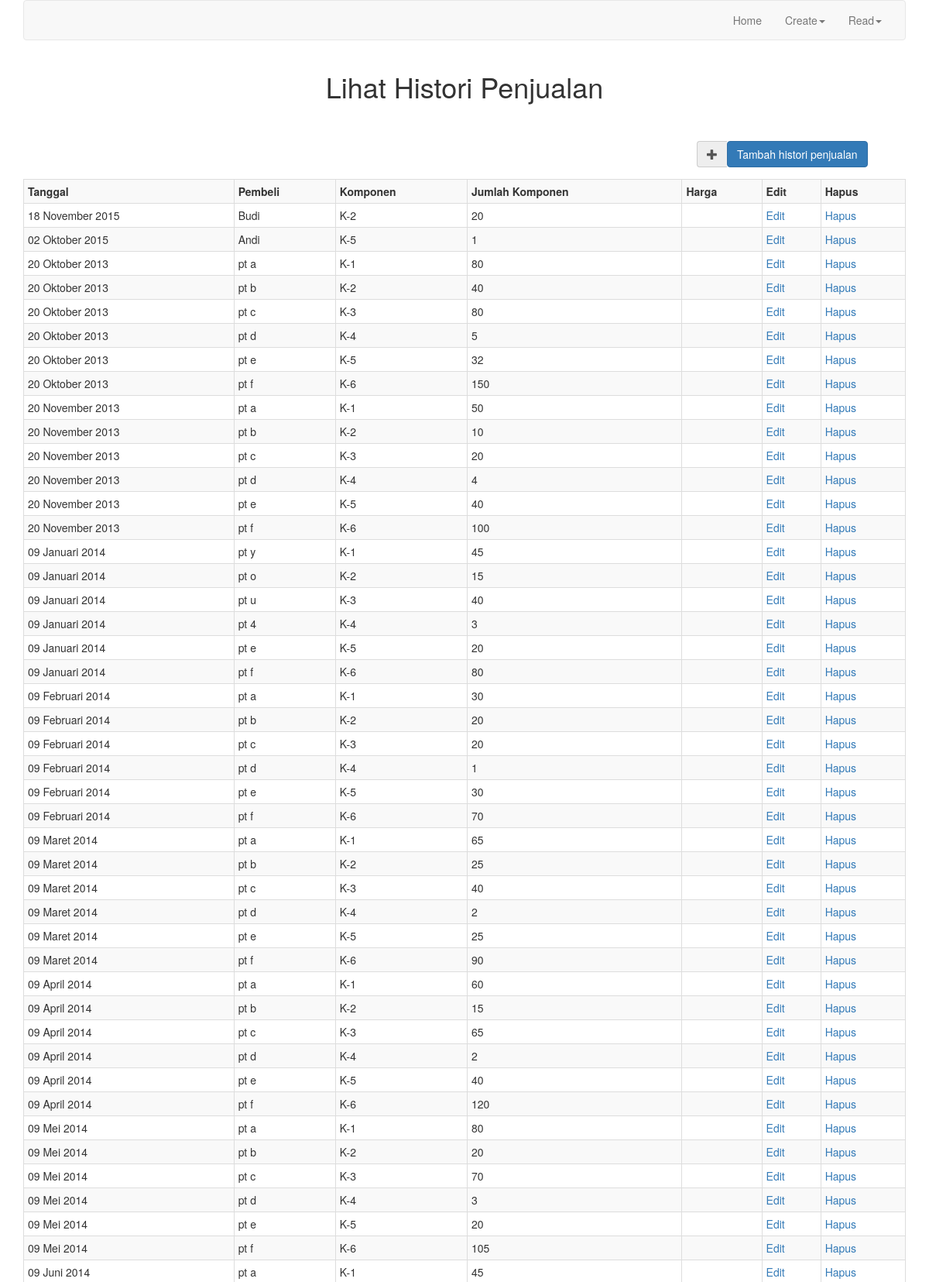
The page /index.php/welcome/read_histori (upper part) on the database its author committed.
### tables this page shows
CREATE TABLE IF NOT EXISTS `histori_penjualan` (
  `id` int(6) NOT NULL AUTO_INCREMENT,
  `tanggal` date NOT NULL,
  `pembeli` varchar(100) NOT NULL,
  `komponen` varchar(100) NOT NULL,
  `jumlah_komponen` int(11) NOT NULL,
  PRIMARY KEY (`id`),
  KEY `komponen` (`komponen`)
);

### application/controllers/Welcome.php (called while the page is built, shortened)
<?php
class Welcome extends CI_Controller {
	function __Construct(){
		$this->load->database();
		$this->load->model('Komponen_model');
		$this->load->model('Supplier_model');
	}
	public function read_histori() {
		$this->load->helper('url');
		$this->load->view('template/header');
		$this->load->view('read_histori');
		$this->load->view('template/footer');
	}
}

### index.php (called while the page is built, shortened)
<?php
require_once BASEPATH.'core/CodeIgniter.php';

### application/views/print_tanggal.php (called while the page is built)
<?php
function PrintTanggal($tanggal){
	preg_match('#^(\d{4})-(\d{2})-(\d{2})$#', $tanggal, $matches);
	$year = $matches[1];
	$month = $matches[2];
	$date = $matches[3];
	$output = $date . " ";
	if ($month == "01"){
		$output = $output . "Januari ";
	} else if ($month == "02"){
		$output = $output . "Februari ";
	} else if ($month == "03"){
		$output = $output . "Maret ";
	} else if ($month == "04"){
		$output = $output . "April ";
	} else if ($month == "05"){
		$output = $output . "Mei ";
	} else if ($month == "06"){
		$output = $output . "Juni ";
	} else if ($month == "07"){
		$output = $output . "Juli ";
	} else if ($month == "08"){
		$output = $output . "Agustus ";
	} else if ($month == "09"){
		$output = $output . "September ";
	} else if ($month == "10"){
		$output = $output . "Oktober ";
	} else if ($month == "11"){
		$output = $output . "November ";
	} else if ($month == "12"){
		$output = $output . "Desember ";
	}
		$output = $output . $year;
	return $output;
}
?>

### application/views/read_histori.php (the view)
<?php
	include 'sql_connect.php';
	include 'print_tanggal.php';
	$query = "SELECT * FROM histori_penjualan ORDER BY id ASC";
	$read_histori = mysqli_query($con, $query);
?>
<div class="container">
	<div id="header">
		<h1 class="text-center">Lihat Histori Penjualan</h1>
	</div>
	<div id="content">
		<div class="row">
			<div id="toBuyTable" class="col-md-12">
			<br>
				<?php
					if(mysqli_num_rows($read_histori) == 0) {
						echo'
							<center>
								<h2> Basis data histori penjualan kosong</h2>
								<div class="col-md-offset-5 col-md-3">
									<br>
									<div class="form-group">
										<div class="input-group">
											<div class="input-group-addon"><i class="glyphicon glyphicon-plus"></i></div>
											<a href="create_new_histori"><button type="button" class="btn btn-primary">Tambah histori penjualan</button></a>
										</div>
									</div>
								</div>
							</center>
						';
					}
					else {
						echo'
							<div class="col-md-offset-9 col-md-3">
								<br>
								<div class="form-group">
									<div class="input-group">
										<div class="input-group-addon"><i class="glyphicon glyphicon-plus"></i></div>
										<a href="create_new_histori"><button type="button" class="btn btn-primary">Tambah histori penjualan</button></a>
									</div>
								</div>
							</div>
							<table class="table table-bordered table-striped table-hover table-condensed table-responsive">
								<tr>
									<th>Tanggal</th>
									<th>Pembeli</th>
									<th>Komponen</th>
									<th>Jumlah Komponen</th>
									<th>Harga</th>
									<th>Edit</th>
									<th>Hapus</th>
								</tr>
						';
						while($row_read_histori = mysqli_fetch_array($read_histori)) {
							$ID = $row_read_histori['id'];
							echo'
								<tr>
									<td>' .PrintTanggal($row_read_histori['tanggal']). '</td>
									<td>' .$row_read_histori['pembeli']. '</td>
									<td>' .$row_read_histori['komponen']. '</td>
									<td>' .$row_read_histori['jumlah_komponen']. '</td>
									<td>' .$row_read_histori['harga']. '</td>
							';
				?>
									<td><a href="edit_histori?id=<?php echo $ID; ?>">Edit</a></td>
									<td><a href="hapus_histori?id=<?php echo $ID; ?>" onclick="return confirm('Apakah Anda yakin menghapus histori ini?');">Hapus</a></td>
								</tr>
				<?php	}
						echo'
							</table>
						';
					}
				?>
			</div>
		</div>
	</div>
</div>

### assets/css/main.css (style rules this page uses)
#header { font-size: 25px; font-weight: bold; }

### rows shown on the page
histori_penjualan: tanggal "18 November 2015", pembeli "Budi", komponen "K-2", jumlah_komponen "20"
histori_penjualan: tanggal "02 Oktober 2015", pembeli "Andi", komponen "K-5", jumlah_komponen "1"
histori_penjualan: tanggal "20 Oktober 2013", pembeli "pt a", komponen "K-1", jumlah_komponen "80"
histori_penjualan: tanggal "20 Oktober 2013", pembeli "pt b", komponen "K-2", jumlah_komponen "40"
histori_penjualan: tanggal "20 Oktober 2013", pembeli "pt c", komponen "K-3", jumlah_komponen "80"
histori_penjualan: tanggal "20 Oktober 2013", pembeli "pt d", komponen "K-4", jumlah_komponen "5"
histori_penjualan: tanggal "20 Oktober 2013", pembeli "pt e", komponen "K-5", jumlah_komponen "32"
histori_penjualan: tanggal "20 Oktober 2013", pembeli "pt f", komponen "K-6", jumlah_komponen "150"
histori_penjualan: tanggal "20 November 2013", pembeli "pt a", komponen "K-1", jumlah_komponen "50"
histori_penjualan: tanggal "20 November 2013", pembeli "pt b", komponen "K-2", jumlah_komponen "10"
histori_penjualan: tanggal "20 November 2013", pembeli "pt c", komponen "K-3", jumlah_komponen "20"
histori_penjualan: tanggal "20 November 2013", pembeli "pt d", komponen "K-4", jumlah_komponen "4"
histori_penjualan: tanggal "20 November 2013", pembeli "pt e", komponen "K-5", jumlah_komponen "40"
histori_penjualan: tanggal "20 November 2013", pembeli "pt f", komponen "K-6", jumlah_komponen "100"
histori_penjualan: tanggal "09 Januari 2014", pembeli "pt y", komponen "K-1", jumlah_komponen "45"
histori_penjualan: tanggal "09 Januari 2014", pembeli "pt o", komponen "K-2", jumlah_komponen "15"
histori_penjualan: tanggal "09 Januari 2014", pembeli "pt u", komponen "K-3", jumlah_komponen "40"
histori_penjualan: tanggal "09 Januari 2014", pembeli "pt 4", komponen "K-4", jumlah_komponen "3"
histori_penjualan: tanggal "09 Januari 2014", pembeli "pt e", komponen "K-5", jumlah_komponen "20"
histori_penjualan: tanggal "09 Januari 2014", pembeli "pt f", komponen "K-6", jumlah_komponen "80"
histori_penjualan: tanggal "09 Februari 2014", pembeli "pt a", komponen "K-1", jumlah_komponen "30"
histori_penjualan: tanggal "09 Februari 2014", pembeli "pt b", komponen "K-2", jumlah_komponen "20"
histori_penjualan: tanggal "09 Februari 2014", pembeli "pt c", komponen "K-3", jumlah_komponen "20"
histori_penjualan: tanggal "09 Februari 2014", pembeli "pt d", komponen "K-4", jumlah_komponen "1"
histori_penjualan: tanggal "09 Februari 2014", pembeli "pt e", komponen "K-5", jumlah_komponen "30"
histori_penjualan: tanggal "09 Februari 2014", pembeli "pt f", komponen "K-6", jumlah_komponen "70"
histori_penjualan: tanggal "09 Maret 2014", pembeli "pt a", komponen "K-1", jumlah_komponen "65"
histori_penjualan: tanggal "09 Maret 2014", pembeli "pt b", komponen "K-2", jumlah_komponen "25"
histori_penjualan: tanggal "09 Maret 2014", pembeli "pt c", komponen "K-3", jumlah_komponen "40"
histori_penjualan: tanggal "09 Maret 2014", pembeli "pt d", komponen "K-4", jumlah_komponen "2"
histori_penjualan: tanggal "09 Maret 2014", pembeli "pt e", komponen "K-5", jumlah_komponen "25"
histori_penjualan: tanggal "09 Maret 2014", pembeli "pt f", komponen "K-6", jumlah_komponen "90"
histori_penjualan: tanggal "09 April 2014", pembeli "pt a", komponen "K-1", jumlah_komponen "60"
histori_penjualan: tanggal "09 April 2014", pembeli "pt b", komponen "K-2", jumlah_komponen "15"
histori_penjualan: tanggal "09 April 2014", pembeli "pt c", komponen "K-3", jumlah_komponen "65"
histori_penjualan: tanggal "09 April 2014", pembeli "pt d", komponen "K-4", jumlah_komponen "2"
histori_penjualan: tanggal "09 April 2014", pembeli "pt e", komponen "K-5", jumlah_komponen "40"
histori_penjualan: tanggal "09 April 2014", pembeli "pt f", komponen "K-6", jumlah_komponen "120"
histori_penjualan: tanggal "09 Mei 2014", pembeli "pt a", komponen "K-1", jumlah_komponen "80"
histori_penjualan: tanggal "09 Mei 2014", pembeli "pt b", komponen "K-2", jumlah_komponen "20"
histori_penjualan: tanggal "09 Mei 2014", pembeli "pt c", komponen "K-3", jumlah_komponen "70"
histori_penjualan: tanggal "09 Mei 2014", pembeli "pt d", komponen "K-4", jumlah_komponen "3"
histori_penjualan: tanggal "09 Mei 2014", pembeli "pt e", komponen "K-5", jumlah_komponen "20"
histori_penjualan: tanggal "09 Mei 2014", pembeli "pt f", komponen "K-6", jumlah_komponen "105"
histori_penjualan: tanggal "09 Juni 2014", pembeli "pt a", komponen "K-1", jumlah_komponen "45"
